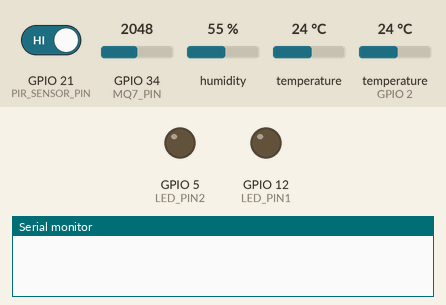
A sketch run on a simulated ESP32. On the bench: output pins drawn as LEDs (lit = HIGH), the last lines printed to the serial monitor. The test bench sets the inputs (shaded band); at power-on: GPIO 21 (PIR_SENSOR_PIN) HIGH, GPIO 34 (MQ7_PIN) = 2048, humidity 55 %, temperature 24 °C, temperature (sensor on GPIO 2) 24 °C. WiFi joins after 1.5 s; servers stay silent unless stated.

Above: at 0.1 s.
At 2.6 s:
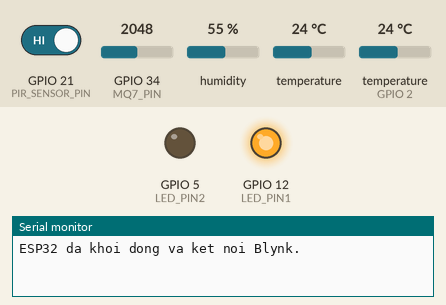
Timing chart, 0 to 4.1 s (numbered marks = the images above):
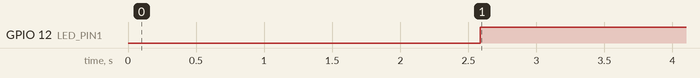

The sketch:

sauna_room_iot_monitor_system.ino
```cpp
// Thu vien Blynk
#define BLYNK_TEMPLATE_ID "TMPL688zNve9t"
#define BLYNK_TEMPLATE_NAME "GIAM SAT BUONG XONG HOI"
#define BLYNK_AUTH_TOKEN "JXio69PDDF9EGeYIdArKpMD6Yuy0LY3-"

#include <WiFi.h>
#include <BlynkSimpleEsp32.h>
#include <DHT.h>
#include <OneWire.h>
#include <DallasTemperature.h>

// Thong tin WiFi
char ssid[] = "Project 01";       // Ten WiFi
char pass[] = "vnu.edu.vn";   // Mat khau WiFi

// Auth Token tu Blynk
char auth[] = BLYNK_AUTH_TOKEN;

// Chan LED noi voi ESP32
#define LED_PIN1 12
#define LED_PIN2  5

// Chan PIR
#define PIR_SENSOR_PIN 21

// Chân GPIO 0 của ESP32
#define DHTPIN 0
#define DHTTYPE DHT22
DHT dht(DHTPIN, DHTTYPE);

// Chân đo nhiệt độ của lò xông hơi
#define ONE_WIRE_BUS 2
OneWire oneWire(ONE_WIRE_BUS);
DallasTemperature sensors(&oneWire);

// Chân đo khí Co
#define MQ7_PIN 34
#define RLOAD 10000 // Điện trở tải (10kΩ)
#define VCC 5.0     // Điện áp cấp cho cảm biến

// Bien toan cuc
int pirState = 0;
float humidity = 0;
float temperature = 0;
float temperatureC = 0;
float CO_sensor_value = 0;
float R0 = 10.0; // Thay giá trị này sau khi hiệu chuẩn. Giá trị R0 cần hiệu chỉnh, ban đầu ước lượng

// Thiet lap ban dau
void setup() {
  // Khoi dong Serial de debug
  Serial.begin(115200);
  dht.begin();
  sensors.begin();

  // Thiet lap LED_PIN la Output
  pinMode(LED_PIN1, OUTPUT);
  pinMode(LED_PIN2, OUTPUT);

  // Cài đặt chân PIR_SENSOR_PIN là INPUT
  pinMode(PIR_SENSOR_PIN, INPUT);


  // Ket noi Blynk
  Blynk.begin(auth, ssid, pass);

  // Thong bao trang thai ban dau
  Serial.println("ESP32 da khoi dong va ket noi Blynk.");
}

// // Lenh Blynk Virtual Pin V4 de dieu khien LED
// BLYNK_WRITE(V4){
//   int ledState = param.asInt(); // Doc gia tri tu app (0: tat, 1: bat)
//   digitalWrite(LED_PIN1, ledState);


// }

void updatepir(){
  pirState = digitalRead(PIR_SENSOR_PIN);
}

void updatedht(){
  humidity = dht.readHumidity();    // Đọc độ ẩm (%)
  temperature = dht.readTemperature(); // Đọc nhiệt độ (°C)
}

void updateds(){
  sensors.requestTemperatures();
  temperatureC = sensors.getTempCByIndex(0);
}

void updateCO(){
 // Đọc giá trị analog từ cảm biến MQ-7
  int analogValue = analogRead(MQ7_PIN);

  // Tính điện áp đầu ra
  float Vout = analogValue * (VCC / 4095.0);

  // Tính Rs (điện trở của cảm biến)
  float Rs = RLOAD * (VCC - Vout) / Vout;

  // Tính tỷ lệ Rs/R0
  float ratio = Rs / R0;

  // Tính nồng độ CO (ppm) dựa trên đường cong đặc trưng
  // log(ppm) = m * log(ratio) + b (giá trị m và b lấy từ datasheet)
  CO_sensor_value = 10 * pow(10, (-1.179 * log10(ratio) + 1.182)); // Hệ số cho MQ-7 từ datasheet
}

// Vong lap chinh
void loop() {
  Blynk.run();
  updatepir();
  updatedht();
  updateds();
  updateCO();
  digitalWrite(LED_PIN1, pirState);
  Blynk.virtualWrite(V0, temperature);
  Blynk.virtualWrite(V1, humidity);
  Blynk.virtualWrite(V2, temperatureC);
  Blynk.virtualWrite(V3, CO_sensor_value );
  Blynk.virtualWrite(V4, pirState);

  if(temperature > 95 || CO_sensor_value > 8){
    Blynk.virtualWrite(V5, 1);
    digitalWrite(LED_PIN2, 1);
  }
  else{
    Blynk.virtualWrite(V5, 0);
    digitalWrite(LED_PIN2, 0);
  }
}
```

Measured:
- by itself, GPIO 12 (LED_PIN1): LOW → HIGH at 2.6 s
